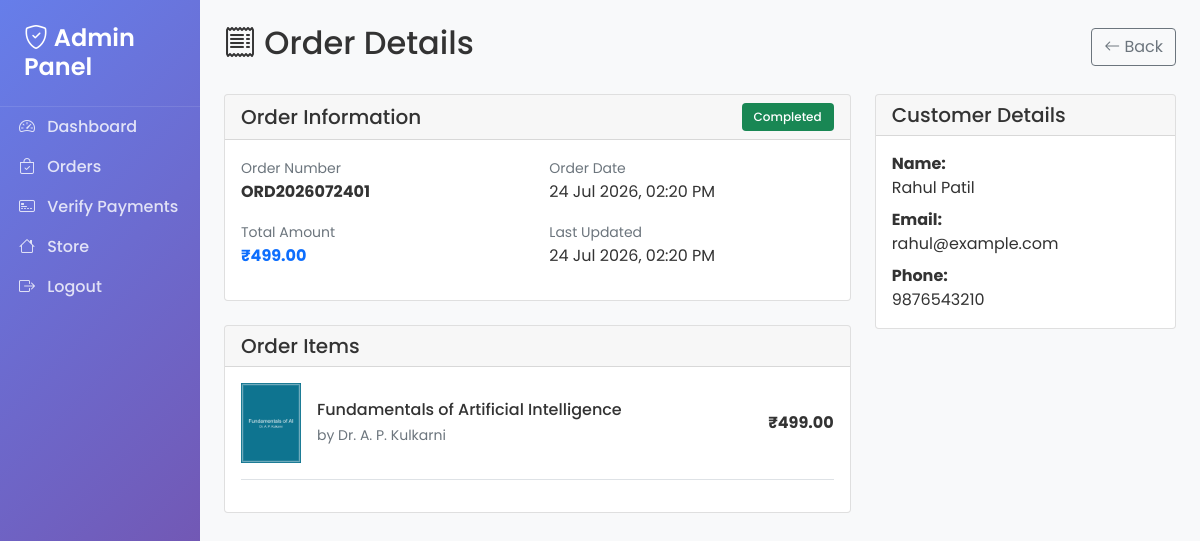
The app's page /admin-order-details.php?id=1 (signed in) with its own data.
### tables this page shows
CREATE TABLE IF NOT EXISTS `orders` (
  `id` INT(11) NOT NULL AUTO_INCREMENT,
  `user_id` INT(11) NOT NULL,
  `order_number` VARCHAR(50) NOT NULL,
  `full_name` VARCHAR(255) NOT NULL,
  `email` VARCHAR(255) NOT NULL,
  `phone` VARCHAR(20) NOT NULL,
  `total_amount` DECIMAL(10,2) NOT NULL,
  `status` ENUM('pending','completed','failed','refunded') DEFAULT 'pending',
  `payment_status` ENUM('pending','paid','failed') DEFAULT 'pending',
  `payment_method` VARCHAR(50) DEFAULT 'UPI',
  `invoice_number` VARCHAR(50) DEFAULT NULL,
  `created_at` TIMESTAMP DEFAULT CURRENT_TIMESTAMP,
  `updated_at` TIMESTAMP DEFAULT CURRENT_TIMESTAMP ON UPDATE CURRENT_TIMESTAMP,
  PRIMARY KEY (`id`),
  UNIQUE KEY `idx_order_number` (`order_number`),
  KEY `idx_user_orders` (`user_id`),
  KEY `idx_order_status` (`status`),
  CONSTRAINT `fk_orders_user` FOREIGN KEY (`user_id`) REFERENCES `users` (`id`) ON DELETE CASCADE ON UPDATE CASCADE
);

CREATE TABLE IF NOT EXISTS `order_items` (
  `id` INT(11) NOT NULL AUTO_INCREMENT,
  `order_id` INT(11) NOT NULL,
  `book_id` INT(11) NOT NULL,
  `publication_type` ENUM('book','research_paper') DEFAULT 'book',
  `publication_id` INT(11) DEFAULT NULL,
  `quantity` INT(11) DEFAULT 1,
  `price` DECIMAL(10,2) NOT NULL,
  `subtotal` DECIMAL(10,2) DEFAULT '0.00',
  `created_at` TIMESTAMP DEFAULT CURRENT_TIMESTAMP,
  PRIMARY KEY (`id`),
  KEY `idx_order_items_order` (`order_id`),
  KEY `idx_order_items_book` (`book_id`),
  CONSTRAINT `fk_order_items_order` FOREIGN KEY (`order_id`) REFERENCES `orders` (`id`) ON DELETE CASCADE ON UPDATE CASCADE,
  CONSTRAINT `fk_order_items_book` FOREIGN KEY (`book_id`) REFERENCES `books` (`id`) ON DELETE CASCADE ON UPDATE CASCADE
);

CREATE TABLE IF NOT EXISTS `books` (
  `id` INT(11) NOT NULL AUTO_INCREMENT,
  `title` VARCHAR(255) NOT NULL,
  `subtitle` VARCHAR(255) DEFAULT NULL,
  `author_id` INT(11) NOT NULL,
  `description` TEXT NOT NULL,
  `category_id` INT(11) NOT NULL,
  `cover` VARCHAR(255) NOT NULL,
  `file` VARCHAR(255) NOT NULL,
  `preview_file` VARCHAR(255) DEFAULT NULL,
  `isbn` VARCHAR(50) DEFAULT NULL,
  `doi` VARCHAR(100) DEFAULT NULL,
  `pages` INT(11) DEFAULT NULL,
  `format` ENUM('Paperback','eBook') DEFAULT 'eBook',
  `language` VARCHAR(50) DEFAULT 'English',
  `edition` VARCHAR(50) DEFAULT '1st Edition',
  `keywords` TEXT DEFAULT NULL,
  `publication_date` DATE DEFAULT NULL,
  `price` DECIMAL(10,2) NOT NULL DEFAULT '0.00',
  `status` ENUM('Draft','Pending','Approved','Rejected','Published') NOT NULL DEFAULT 'Published',
  `content_type` ENUM('book','research_paper') NOT NULL DEFAULT 'book',
  `created_by` INT(11) DEFAULT NULL,
  `approved_by` INT(11) DEFAULT NULL,
  `approved_at` TIMESTAMP NULL DEFAULT NULL,
  `created_at` TIMESTAMP DEFAULT CURRENT_TIMESTAMP,
  `updated_at` TIMESTAMP DEFAULT CURRENT_TIMESTAMP ON UPDATE CURRENT_TIMESTAMP,
  PRIMARY KEY (`id`),
  KEY `idx_books_author` (`author_id`),
  KEY `idx_books_category` (`category_id`),
  KEY `idx_books_status` (`status`),
  KEY `idx_books_content_type` (`content_type`),
  CONSTRAINT `fk_books_author` FOREIGN KEY (`author_id`) REFERENCES `authors` (`id`) ON DELETE CASCADE ON UPDATE CASCADE,
  CONSTRAINT `fk_books_category` FOREIGN KEY (`category_id`) REFERENCES `categories` (`id`) ON UPDATE CASCADE
);

CREATE TABLE IF NOT EXISTS `authors` (
  `id` INT(11) NOT NULL AUTO_INCREMENT,
  `user_id` INT(11) DEFAULT NULL,
  `name` VARCHAR(255) NOT NULL,
  `photo` VARCHAR(255) DEFAULT NULL,
  `about` TEXT DEFAULT NULL,
  `qualification` VARCHAR(255) DEFAULT NULL,
  `designation` VARCHAR(255) DEFAULT NULL,
  `organization` VARCHAR(255) DEFAULT NULL,
  `contact` VARCHAR(255) DEFAULT NULL,
  `created_at` TIMESTAMP DEFAULT CURRENT_TIMESTAMP,
  `updated_at` TIMESTAMP DEFAULT CURRENT_TIMESTAMP ON UPDATE CURRENT_TIMESTAMP,
  PRIMARY KEY (`id`),
  KEY `idx_authors_user_id` (`user_id`),
  CONSTRAINT `fk_author_user` FOREIGN KEY (`user_id`) REFERENCES `users` (`id`) ON DELETE SET NULL ON UPDATE CASCADE
);

CREATE TABLE IF NOT EXISTS `users` (
  `id` INT(11) NOT NULL AUTO_INCREMENT,
  `full_name` VARCHAR(255) NOT NULL,
  `email` VARCHAR(191) NOT NULL,
  `phone` VARCHAR(20) NOT NULL,
  `password` TEXT NOT NULL,
  `created_at` TIMESTAMP DEFAULT CURRENT_TIMESTAMP,
  `updated_at` TIMESTAMP DEFAULT CURRENT_TIMESTAMP ON UPDATE CURRENT_TIMESTAMP,
  PRIMARY KEY (`id`),
  UNIQUE KEY `idx_users_email` (`email`),
  INDEX `idx_users_phone` (`phone`)
);

### php/func-order.php (called while the page is built, shortened)
<?php
function get_order($conn, $order_id) {
    $sql = "SELECT o.*, u.full_name, u.email, u.phone
            FROM orders o
            JOIN users u ON o.user_id = u.id
            WHERE o.id = ?";
    $stmt = $conn->prepare($sql);
    $stmt->execute([$order_id]);
    return $stmt->fetch();
}
function get_order_items($conn, $order_id) {
    $sql = "SELECT oi.*, b.title, b.cover, b.file, a.name as author_name
            FROM order_items oi
            JOIN books b ON oi.book_id = b.id
            JOIN authors a ON b.author_id = a.id
            WHERE oi.order_id = ?";
    $stmt = $conn->prepare($sql);
    $stmt->execute([$order_id]);
    return $stmt->fetchAll();
}

### admin-order-details.php (the view, shortened to what this page needs)
<?php
include "db_conn.php";
include "php/func-order.php";
$order_id = isset($_GET['id']) ? intval($_GET['id']) : 0;
$order = get_order($conn, $order_id);
$order_items = get_order_items($conn, $order_id);
$status_class = [
    'pending' => 'warning',
    'completed' => 'success',
    'failed' => 'danger',
    'refunded' => 'info'
][$order['status']];
?>
<!DOCTYPE html>
<html lang="en">
<head>
    <link href="https://cdn.jsdelivr.net/npm/bootstrap@5.1.3/dist/css/bootstrap.min.css" rel="stylesheet">
    <link rel="stylesheet" href="https://cdn.jsdelivr.net/npm/bootstrap-icons@1.7.2/font/bootstrap-icons.css">
    <link rel="stylesheet" href="css/style.css">
    <link rel="stylesheet" href="css/admin-style.css">
</head>
<body>
    <div class="container-fluid">
        <div class="row">
            <div class="col-md-2 admin-sidebar p-0">
                <div class="sidebar-header">
                    <h4><i class="bi bi-shield-check"></i> Admin Panel</h4>
                </div>
                <nav class="nav flex-column">
                    <a class="nav-link" href="admin.php"><i class="bi bi-speedometer2"></i> Dashboard</a>
                    <a class="nav-link" href="admin-orders.php"><i class="bi bi-bag-check"></i> Orders</a>
                    <a class="nav-link" href="admin-verify-payments.php"><i class="bi bi-credit-card-2-front"></i> Verify Payments</a>
                    <a class="nav-link" href="index.php"><i class="bi bi-house"></i> Store</a>
                    <a class="nav-link" href="logout.php"><i class="bi bi-box-arrow-right"></i> Logout</a>
                </nav>
            </div>
            <div class="col-md-10 admin-content p-4">
                <div class="d-flex justify-content-between align-items-center mb-4">
                    <h2><i class="bi bi-receipt"></i> Order Details</h2>
                    <a href="admin-orders.php" class="btn btn-outline-secondary">
                        <i class="bi bi-arrow-left"></i> Back
                    </a>
                </div>
                <div class="row">
                    <div class="col-lg-8">
                        <div class="card mb-4">
                            <div class="card-header d-flex justify-content-between align-items-center">
                                <h5 class="mb-0">Order Information</h5>
                                <span class="badge bg-<?= $status_class ?>">
                                    <?= ucfirst($order['status']) ?>
                                </span>
                            </div>
                            <div class="card-body">
                                <div class="row">
                                    <div class="col-md-6 mb-3">
                                        <label class="text-muted small">Order Number</label>
                                        <p class="mb-0"><strong><?= htmlspecialchars($order['order_number']) ?></strong></p>
                                    </div>
                                    <div class="col-md-6 mb-3">
                                        <label class="text-muted small">Order Date</label>
                                        <p class="mb-0"><?= date('d M Y, h:i A', strtotime($order['created_at'])) ?></p>
                                    </div>
                                    <div class="col-md-6 mb-3">
                                        <label class="text-muted small">Total Amount</label>
                                        <p class="mb-0"><strong class="text-primary">₹<?= number_format($order['total_amount'], 2) ?></strong></p>
                                    </div>
                                    <div class="col-md-6 mb-3">
                                        <label class="text-muted small">Last Updated</label>
                                        <p class="mb-0"><?= date('d M Y, h:i A', strtotime($order['updated_at'])) ?></p>
                                    </div>
                                </div>
                            </div>
                        </div>
                        <div class="card">
                            <div class="card-header">
                                <h5 class="mb-0">Order Items</h5>
                            </div>
                            <div class="card-body">
                                <?php foreach ($order_items as $item): ?>
                                <div class="d-flex align-items-center mb-3 pb-3 border-bottom">
                                    <img src="uploads/cover/<?= htmlspecialchars($item['cover']) ?>"
                                         alt="<?= htmlspecialchars($item['title']) ?>"
                                         style="width: 60px; height: 80px; object-fit: cover;"
                                         class="me-3">
                                    <div class="flex-grow-1">
                                        <h6 class="mb-1"><?= htmlspecialchars($item['title']) ?></h6>
                                        <small class="text-muted">by <?= htmlspecialchars($item['author_name']) ?></small>
                                    </div>
                                    <div class="text-end">
                                        <strong>₹<?= number_format($item['price'], 2) ?></strong>
                                    </div>
                                </div>
                                <?php endforeach; ?>
                            </div>
                        </div>
                    </div>
                    <div class="col-lg-4">
                        <div class="card">
                            <div class="card-header">
                                <h5 class="mb-0">Customer Details</h5>
                            </div>
                            <div class="card-body">
                                <p class="mb-2"><strong>Name:</strong><br><?= htmlspecialchars($order['full_name']) ?></p>
                                <p class="mb-2"><strong>Email:</strong><br><?= htmlspecialchars($order['email']) ?></p>
                                <p class="mb-0"><strong>Phone:</strong><br><?= htmlspecialchars($order['phone']) ?></p>
                            </div>
                        </div>
                    </div>
                </div>
            </div>
        </div>
    </div>
</body>
</html>

### css/style.css (style rules this page uses)
* { margin: 0; padding: 0; box-sizing: border-box; }
body { font-family: 'Poppins', sans-serif; color: #333; overflow-x: hidden; }
.nav-link { font-weight: 500; padding: 0.5rem 1rem !important; transition: color 0.3s; position: relative; }
.nav-link::after { content: ''; position: absolute; bottom: 0; left: 50%; width: 0; height: 2px; background: #0d6efd; transition: all 0.3s; transform: translateX(-50%); }

### css/admin-style.css (style rules this page uses)
.admin-sidebar { background: linear-gradient(135deg, #667eea 0%, #764ba2 100%); min-height: 100vh; box-shadow: 2px 0 10px rgba(0,0,0,0.1); }
.admin-sidebar .sidebar-header { padding: 1.5rem; border-bottom: 1px solid rgba(255,255,255,0.1); }
.admin-sidebar .sidebar-header h4 { color: white; font-weight: 600; margin: 0; }
.admin-sidebar .nav-link { color: rgba(255,255,255,0.8) !important; padding: 0.75rem 1.5rem; transition: all 0.3s; border-left: 3px solid transparent; }
.admin-sidebar .nav-link i { margin-right: 0.5rem; width: 20px; }
.admin-content { background: #f8f9fa; min-height: 100vh; }
.badge { padding: 0.5rem 0.75rem; font-weight: 500; }

### records on screen
orders: status "Completed", order_number "ORD2026072401", created_at "24 Jul 2026, 02:20 PM", total_amount "499.00", updated_at "24 Jul 2026, 02:20 PM", user.full_name "Rahul Patil", user.email "rahul@example.com", user.phone "9876543210"
order_items: book.cover (picture), book.title "Fundamentals of Artificial Intelligence", authors.name "Dr. A. P. Kulkarni", price "499.00"
